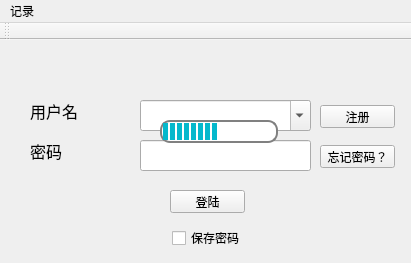
<?xml version="1.0" encoding="UTF-8"?>
<ui version="4.0">
 <class>MainWindow</class>
 <widget class="QMainWindow" name="MainWindow">
  <property name="geometry">
   <rect>
    <x>0</x>
    <y>0</y>
    <width>411</width>
    <height>263</height>
   </rect>
  </property>
  <property name="sizePolicy">
   <sizepolicy hsizetype="Fixed" vsizetype="Fixed">
    <horstretch>0</horstretch>
    <verstretch>0</verstretch>
   </sizepolicy>
  </property>
  <property name="minimumSize">
   <size>
    <width>411</width>
    <height>263</height>
   </size>
  </property>
  <property name="maximumSize">
   <size>
    <width>411</width>
    <height>263</height>
   </size>
  </property>
  <property name="windowTitle">
   <string>登陆</string>
  </property>
  <property name="windowIcon">
   <iconset resource="resource.qrc">
    <normaloff>:/Img/Img/blenderIcon.png</normaloff>:/Img/Img/blenderIcon.png</iconset>
  </property>
  <widget class="QWidget" name="centralWidget">
   <widget class="QPushButton" name="login">
    <property name="geometry">
     <rect>
      <x>170</x>
      <y>150</y>
      <width>75</width>
      <height>23</height>
     </rect>
    </property>
    <property name="font">
     <font>
      <family>微软雅黑</family>
     </font>
    </property>
    <property name="text">
     <string>登陆</string>
    </property>
    <property name="shortcut">
     <string>Return</string>
    </property>
    <property name="checkable">
     <bool>false</bool>
    </property>
   </widget>
   <widget class="QPushButton" name="regist">
    <property name="geometry">
     <rect>
      <x>320</x>
      <y>65</y>
      <width>75</width>
      <height>23</height>
     </rect>
    </property>
    <property name="font">
     <font>
      <family>微软雅黑</family>
     </font>
    </property>
    <property name="text">
     <string>注册</string>
    </property>
   </widget>
   <widget class="QPushButton" name="forget">
    <property name="geometry">
     <rect>
      <x>320</x>
      <y>105</y>
      <width>75</width>
      <height>23</height>
     </rect>
    </property>
    <property name="font">
     <font>
      <family>微软雅黑</family>
     </font>
    </property>
    <property name="text">
     <string>忘记密码？</string>
    </property>
   </widget>
   <widget class="QLabel" name="label">
    <property name="geometry">
     <rect>
      <x>30</x>
      <y>60</y>
      <width>91</width>
      <height>21</height>
     </rect>
    </property>
    <property name="font">
     <font>
      <family>微软雅黑</family>
      <pointsize>12</pointsize>
     </font>
    </property>
    <property name="text">
     <string>用户名</string>
    </property>
   </widget>
   <widget class="QLabel" name="label_2">
    <property name="geometry">
     <rect>
      <x>30</x>
      <y>100</y>
      <width>91</width>
      <height>21</height>
     </rect>
    </property>
    <property name="font">
     <font>
      <family>微软雅黑</family>
      <pointsize>12</pointsize>
     </font>
    </property>
    <property name="text">
     <string>密码</string>
    </property>
   </widget>
   <widget class="QLineEdit" name="passwordLineEdit">
    <property name="geometry">
     <rect>
      <x>140</x>
      <y>100</y>
      <width>171</width>
      <height>31</height>
     </rect>
    </property>
    <property name="font">
     <font>
      <family>微软雅黑</family>
     </font>
    </property>
    <property name="text">
     <string/>
    </property>
    <property name="maxLength">
     <number>20</number>
    </property>
    <property name="echoMode">
     <enum>QLineEdit::Password</enum>
    </property>
   </widget>
   <widget class="QComboBox" name="userNameComboBox">
    <property name="geometry">
     <rect>
      <x>140</x>
      <y>60</y>
      <width>171</width>
      <height>31</height>
     </rect>
    </property>
    <property name="font">
     <font>
      <family>微软雅黑</family>
     </font>
    </property>
    <property name="editable">
     <bool>true</bool>
    </property>
   </widget>
   <widget class="QCheckBox" name="savePasswordCheckBox">
    <property name="geometry">
     <rect>
      <x>172</x>
      <y>190</y>
      <width>71</width>
      <height>16</height>
     </rect>
    </property>
    <property name="font">
     <font>
      <family>微软雅黑</family>
     </font>
    </property>
    <property name="text">
     <string>保存密码</string>
    </property>
   </widget>
   <widget class="QProgressBar" name="busyProgressBar">
    <property name="geometry">
     <rect>
      <x>160</x>
      <y>80</y>
      <width>118</width>
      <height>23</height>
     </rect>
    </property>
    <property name="styleSheet">
     <string notr="true">QProgressBar {
    border: 2px solid grey;
    border-radius: 10px;
}

QProgressBar::chunk {
    background-color: #05B8CC;
    width: 5px;
    margin: 0.5px;
}</string>
    </property>
    <property name="maximum">
     <number>0</number>
    </property>
    <property name="value">
     <number>-1</number>
    </property>
    <property name="textVisible">
     <bool>false</bool>
    </property>
    <property name="format">
     <string>%p%</string>
    </property>
   </widget>
  </widget>
  <widget class="QToolBar" name="mainToolBar">
   <attribute name="toolBarArea">
    <enum>TopToolBarArea</enum>
   </attribute>
   <attribute name="toolBarBreak">
    <bool>false</bool>
   </attribute>
  </widget>
  <widget class="QMenuBar" name="menuBar">
   <property name="geometry">
    <rect>
     <x>0</x>
     <y>0</y>
     <width>411</width>
     <height>23</height>
    </rect>
   </property>
   <widget class="QMenu" name="menu">
    <property name="title">
     <string>记录</string>
    </property>
    <addaction name="deleteRecord"/>
    <addaction name="clearAllRecord"/>
   </widget>
   <addaction name="menu"/>
  </widget>
  <action name="deleteRecord">
   <property name="text">
    <string>删除当前记录</string>
   </property>
  </action>
  <action name="clearAllRecord">
   <property name="text">
    <string>清空所有记录</string>
   </property>
  </action>
 </widget>
 <layoutdefault spacing="6" margin="11"/>
 <tabstops>
  <tabstop>userNameComboBox</tabstop>
  <tabstop>passwordLineEdit</tabstop>
  <tabstop>login</tabstop>
  <tabstop>savePasswordCheckBox</tabstop>
  <tabstop>regist</tabstop>
  <tabstop>forget</tabstop>
 </tabstops>
 <resources>
  <include location="resource.qrc"/>
 </resources>
 <connections/>
</ui>
